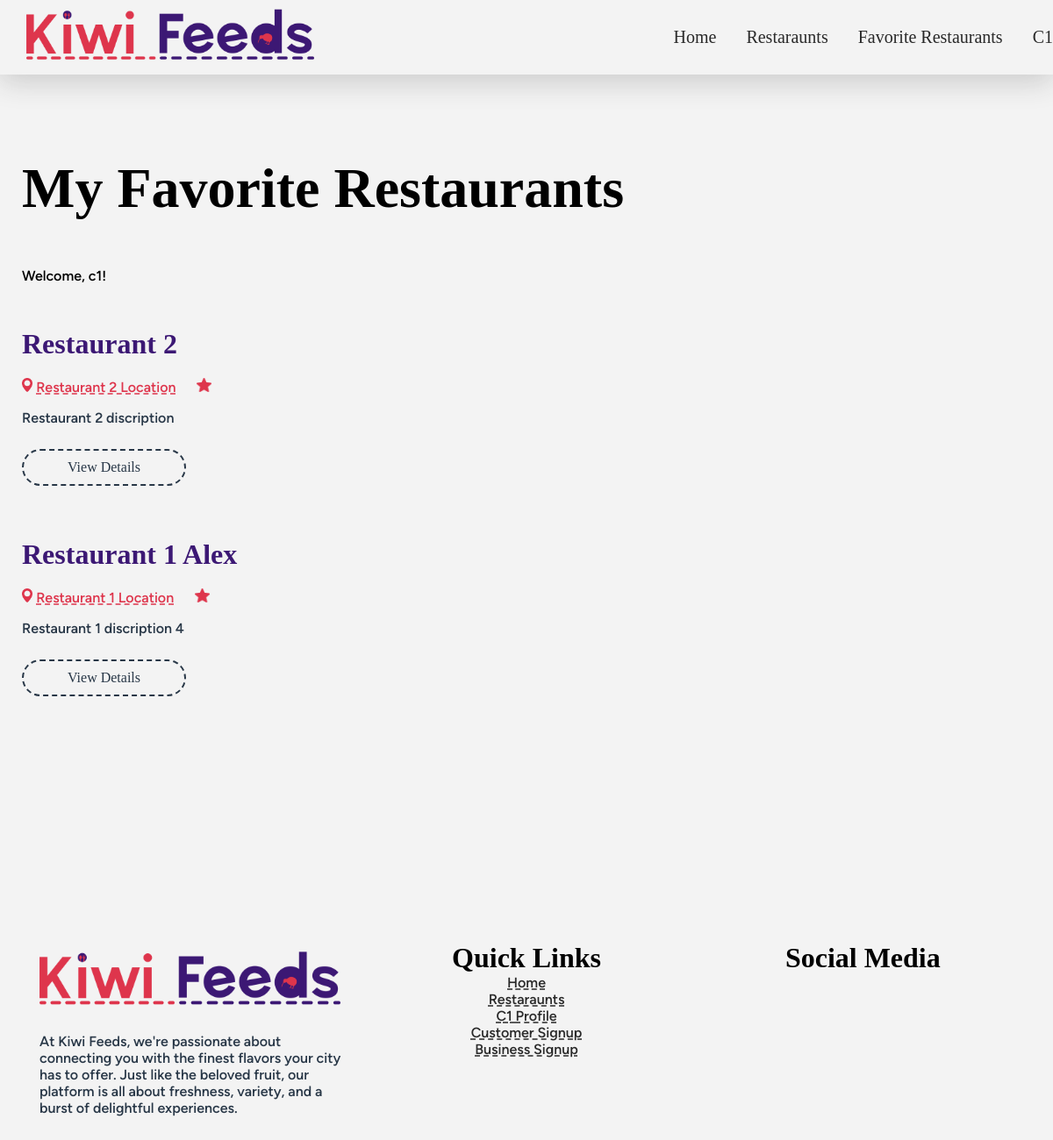
Page /favorites-restaurants/ (signed in) on the committed database.
### app_user/models.py (models this page shows, shortened)
class UserProfile(models.Model):
    this_user = models.OneToOneField(User, on_delete=models.PROTECT ,verbose_name='User')
    profile_picture = models.ImageField(
        default='/profile_pics/temp_pfp_placeholder_REPLACE_LATER.avif',
        upload_to=generate_image_path,
        height_field=None,
        width_field=None
    )
    phone_number = PhoneNumberField()
    address = models.CharField(max_length=1000)

### app_restaurants/models.py (models this page shows, shortened)
class Restaurant(models.Model):
    restaurant_name = models.CharField(max_length=255)
    restaurant_description = models.CharField(max_length=255)
    restaurant_location = models.CharField(max_length=255)
    restaurant_owner = models.ForeignKey('app_user.UserProfile',on_delete=models.PROTECT, related_name='restaurant_owner_user',null=True,blank=True)

### app_favorites/views.py (the view)
# urls.py: path('', views.display_favorites, name='my_favorites'),
@login_required
def display_favorites(request):
    user_profile = request.user.userprofile
    fav_restaurants = Favorites.objects.filter(user=user_profile)
    restaurants_list = [favorite.restaurant for favorite in fav_restaurants]
    context={
        "user_profile":user_profile,
        'fav_restaurants':fav_restaurants,
        'restaurants_list':restaurants_list
    }
    return render(request, 'app_favorites/favorites.html', context)

### app_user/templatetags/custom_tags.py (called while the page is built)
@register.filter(name='user_belongs_to_group')
def user_belongs_to_group(user, group_name):
    return user.groups.filter(name=group_name).exists()

### templates/app_favorites/favorites.html
{% extends "base/base.html" %}
{% block content %}
<section>
    <h1>My Favorite Restaurants</h1>
    {% if user_profile %}
        <p>Welcome, {{ user_profile.this_user.username }}!</p>
    {% endif %}
    {% if restaurants_list %}
        <ul>
            {% with restaurant_list=restaurants_list %}
                {% include 'components/restaurant_list_card.html' %}
            {% endwith %}
        </ul>
    {% else %}
        <p>You haven't added any favorite restaurants yet.</p>
    {% endif %}
</section>
{% endblock %}

### templates/components/header.html (shortened to what this page needs)
{% load static %}
{% load custom_tags %}
<header id="header">
    <div class="header-wrap">
        <div class="col-head-logo">
            <a href="{% url "home-page" %}" class="menu-link">
                <img class="header-logo" src="{% static 'logo/logo-full-cropped.png' %}">
            </a>
        </div>
        <div class="col-head-menu">
            <div class="menu-wrap">
                <a href="{% url "home-page" %}" class="menu-link">Home</a>
                <a href="{% url 'restaurant-list' %}" class="menu-link">Restaraunts</a>
                {% if user.is_authenticated %}
                    {% if user|user_belongs_to_group:'Customer' %}
                        <a href="{% url 'my_favorites' %}" class="menu-link">Favorite Restaurants</a>
                    {% endif %}
                {% endif %}
                {% if user.is_authenticated %}
                    <a href="{% url 'profile-page' pk=user.pk %}"  class="menu-link">{{user.username|title}}</a>
                {% else %}
                    <a href="{% url 'login' %}"  class="menu-link">Login</a>
                {% endif %}
            </div>
        </div>
    </div>
</header>

### templates/components/restaurant_list_card.html (shortened to what this page needs)
{% load static %}
{% load custom_tags %}
{% block content %}
{% if restaurant_list %}
    <ul class='flex flex-col gap-4'>
        {% for restaurant in restaurant_list %}
        <div class="list-wrap">
            <li>
                <h3 class="r-title">{{ restaurant.restaurant_name}}</h3>
                <div class="info-wrap-list">
                    <img class="icon" src="{% static 'images/icons/location-pin.png' %}">
                    <a href="https://www.google.com/maps/place/{{restaurant.restaurant_location}}" target="_blank" class="t-link r-info-text">{{restaurant.restaurant_location}}</a>
                    <img class="icon" src="{% static 'images/icons/star.png' %}">
                </div>
                <p class="text">{{restaurant.restaurant_description}}</p>
                <div class="button-wrap">
                    <a href="{% url 'restaurant-details' restaurant_id=restaurant.id %}" class="btn btn-dark">View Details</a>
                </div>
            </li>
        </div>
        {% endfor %}
    </ul>
    {% else %}
        <p> Restaurant not available</p>
    {% endif %}
    {% endblock %}

### templates/components/footer.html (shortened to what this page needs)
{% load static %}
<footer>
    <section>
        <div class="col-wrap">
            <div class="col-33">
                <img class="footer-logo" src="{% static 'logo/logo-full-cropped.png' %}">
                <p class="text">At Kiwi Feeds, we're passionate about connecting you with the finest flavors your city has to offer. Just like the beloved fruit, our platform is all about freshness, variety, and a burst of delightful experiences.</p>
            </div>
            <div class="col-33">
                <div class="q-links-wrap">
                    <h3>Quick Links</h3>
                    <div class="links-cont">
                        <a href="{% url "home-page" %}" class="f-link t-link">Home</a>
                        <br>
                        <a href="{% url 'restaurant-list' %}" class="f-link t-link">Restaraunts</a>
                        <br>
                        {% if user.is_authenticated %}
                            <a href="{% url 'profile-page' pk=user.pk %}"  class="f-link t-link">{{user.username|title}} Profile</a>
                        {% else %}
                            <a href="{% url 'login' %}"  class="f-link t-link">Login</a>
                        {% endif %}
                        <br>
                        <a href="{% url 'signup' %}" class="f-link t-link">Customer Signup</a>
                        <br>
                        <a href="{% url 'signup-business' %}" class="f-link t-link">Business Signup</a>
                    </div>
                </div>
            </div>
            <div class="col-33">
                <h3 id="soc-med-text">Social Media</h3>
                <br>
                <div class="col-50">
                </div>
                <div class="col-50">
                </div>
            </div>
        </div>
    </section>
</footer>

### static/styles/styles.css (style rules this page uses)
:root { --c-red: #DE354C; --c-dark-red: #932432; --c-blue: #3C1874; --c-dark-blue: #283747; --c-black: #292929; --c-white: #F3F3F3; --t-heading: "wavehaus"; --t-paragraph: "oak sans"; }
ul { list-style-type: none; }
body { background-color: #F3F3F3; margin: 0px; }
section { max-width: 1440px; margin-right: auto; margin-left: auto; padding-top: 125px; padding-bottom: 75px; padding-left: 25px; padding-right: 25px; }
.col-wrap { display: flex; }
.col-50 { width: 50%; padding: 20px; }
.col-33 { width: 33%; padding: 20px; }
ul { padding: 0px; }
.list-wrap { margin-top: 50px; margin-bottom: 50px; }
h1,h2,h3,h4,h5 { font-family: 'wavehaus'; }
h1 { font-size: 4em; }
h3 { font-size: 2em ; margin-block-start: 0em; margin-block-end: 0em; }
p,a,li { font-family: 'oak sans'; font-weight: 500; }
.text { color: var(--c-dark-blue); }
.btn { display: inline-block; font-family: 'wavehaus'; margin-top: 10px; margin-bottom: 10px; margin-right: 10px; font-size: 1em; border: dashed 2px; border-radius: 90px; padding: 10px 50px 10px 50px; transition: .1s; text-decoration: none; }
.btn-dark { border-color: var(--c-dark-blue); color: var(--c-dark-blue); }
.t-link { text-decoration: underline dashed; color: var(--c-black); transition: .2s; }
#header { display: flex; max-height: 120px; position: fixed; width: 100%; top: 0px; background: rgba( 243, 243, 243, 0.8 ); box-shadow: 0 8px 32px 0 rgba(41, 41, 41, 0.2); backdrop-filter: blur( 6px ); -webkit-backdrop-filter: blur( 4px ); }
.header-wrap { max-width: 1440px; width: 100%; margin-left: auto; margin-right: auto; display: flex; }
.header-logo { max-height: 80px; }
.col-head-logo { width: 20%; }
.col-head-menu { align-items: flex-end; justify-content: center; display: flex; flex-direction: column; flex-wrap: nowrap; width: 80%; }
.menu-link { font-size: 20px; font-family: "wavehaus"; margin-left: 30px; text-decoration: none; color: var(--c-black); }
.footer-logo { width: 100%; }
.q-links-wrap { text-align: center; }
.f-link { margin-top: 10px; }
#soc-med-text { text-align: center; }
.info-wrap-list { margin-top: 20px; margin-bottom: 10px; vertical-align: middle; }
.r-info-text { color: var(--c-red); margin-right: 20px; }
.icon { max-height: 16px; }
.r-title { color: var(--c-blue); }

### rows in the picture
UserProfile: this_user.username "c1"
Restaurant: restaurant_name "Restaurant 2", restaurant_location "Restaurant 2 Location", restaurant_description "Restaurant 2 discription"
Restaurant: restaurant_name "Restaurant 1 Alex", restaurant_location "Restaurant 1 Location", restaurant_description "Restaurant 1 discription 4"

### other values in the picture
{{ user.username|title }} "C1"
